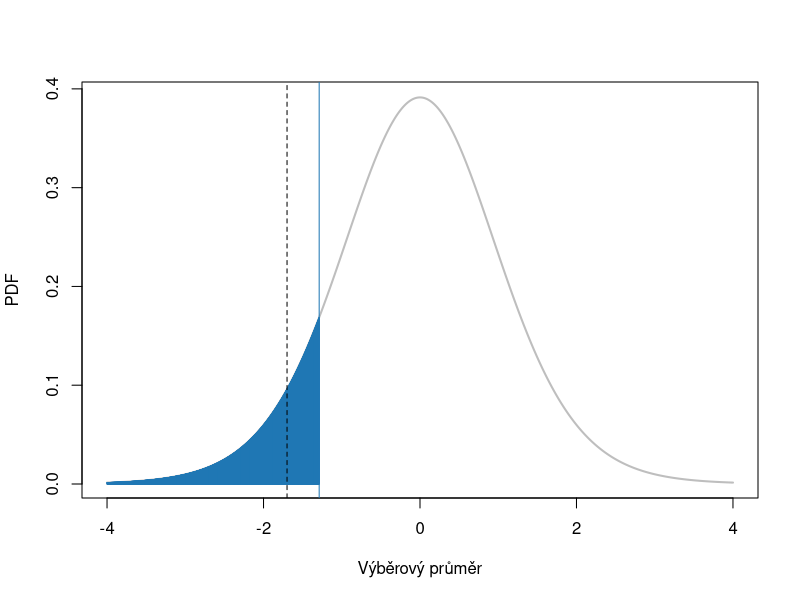
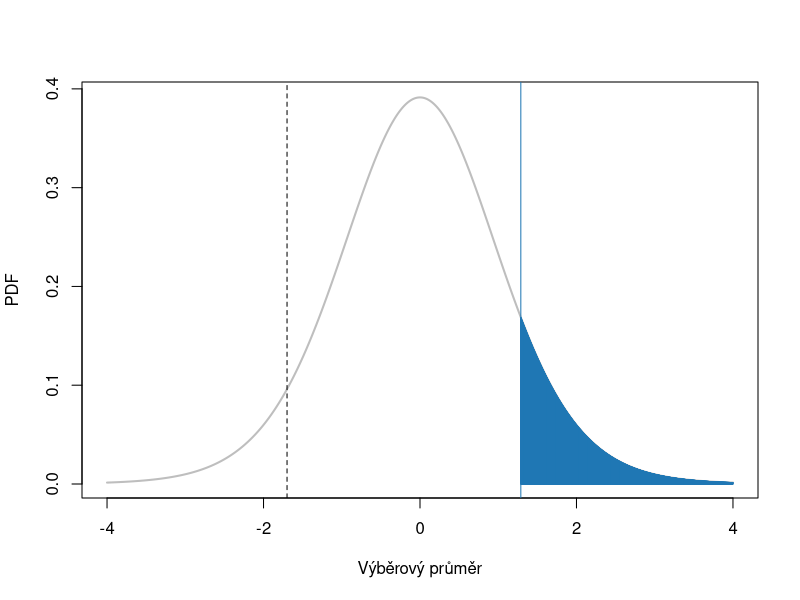
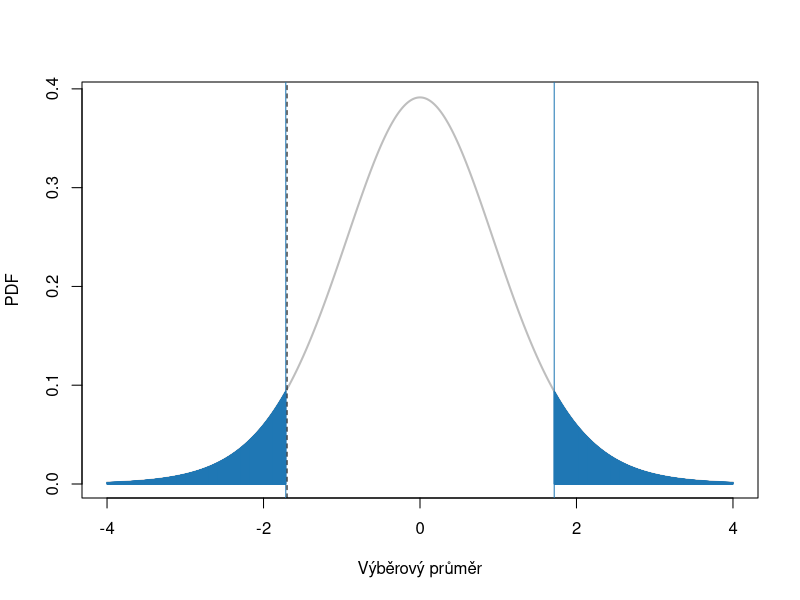
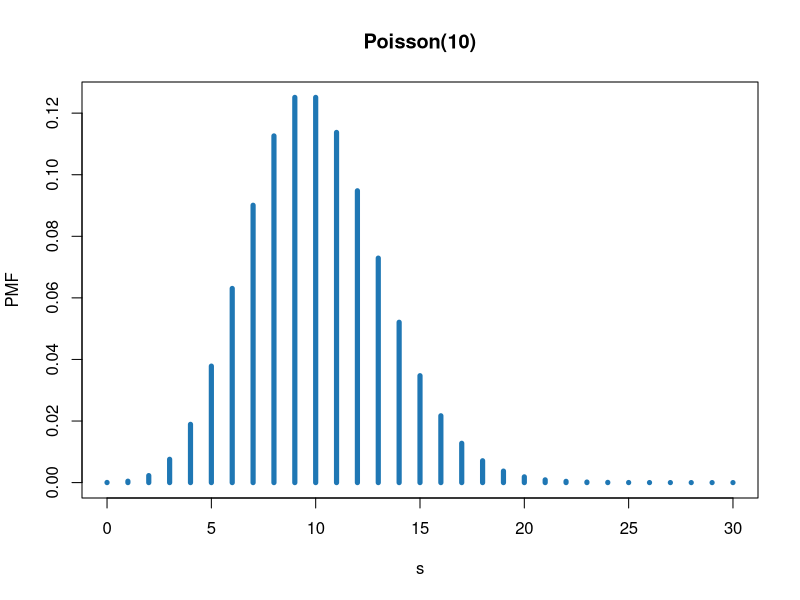

These charts were generated, in order, by the following R code:
## ---- chunk 1
ess <- read.csv("../dats/int_use.csv")
summary(ess)
# odstranit chybejici hodnoty
ess_bez_na <- ess[!is.na(ess$int_use_day_mins), ]
## ---- chunk 2
# testovaci_statistika = bodovy_odhad - nulova_hypoteza / smerodatou_chyba_odhadu
bodovy_odhad <- mean(ess_bez_na$int_use_day_mins)
nulova_hypoteza <- 180
n <- nrow(ess_bez_na)
smerodatou_chyba_odhadu <- sd(ess_bez_na$int_use_day_mins) / sqrt(n)
testovaci_statistika <- (bodovy_odhad - nulova_hypoteza) / smerodatou_chyba_odhadu
## ---- chunk 3
alpha <- 0.11
kritickou_mez_levostranny <- qt(alpha, df = n-1)
x <- seq(-4,4,by=0.001)
pdf <- dt(x, df = n-1)

# levostranna
plot(x, pdf, 
     xlab = "Výběrový průměr", 
     ylab = "PDF", 
     main = "",
     type = "l", lwd = 2,
     col = "grey")
lines(x[x < kritickou_mez_levostranny], pdf[x < kritickou_mez_levostranny], 
      type= "h", 
      col = "#1f77b4")
abline(v = kritickou_mez_levostranny, col = "#1f77b4")
abline(v = testovaci_statistika, lty = 2)
## ---- chunk 4
# pravostrannou
kritickou_mez_pravostranny <- qt(1-alpha, df = n-1)
plot(x, pdf, 
     xlab = "Výběrový průměr", 
     ylab = "PDF", 
     main = "",
     type = "l", lwd = 2,
     col = "grey")
lines(x[x > kritickou_mez_pravostranny], pdf[x > kritickou_mez_pravostranny], 
      type= "h", 
      col = "#1f77b4")
abline(v = kritickou_mez_pravostranny, col = "#1f77b4")
abline(v = testovaci_statistika, lty = 2)
## ---- chunk 5
# oboustranny
kritickou_mez_oboustranny <- qt(c(alpha/2, 1-alpha/2), df = n-1)
plot(x, pdf, 
     xlab = "Výběrový průměr", 
     ylab = "PDF", 
     main = "",
     type = "l", lwd = 2,
     col = "grey")
lines(x[x < kritickou_mez_oboustranny[1] | x > kritickou_mez_oboustranny[2]], 
      pdf[x < kritickou_mez_oboustranny[1] | x > kritickou_mez_oboustranny[2]], 
      type= "h", 
      col = "#1f77b4")
abline(v = kritickou_mez_oboustranny, col = "#1f77b4")
abline(v = testovaci_statistika, lty = 2)
## ---- chunk 6
p_levostranny <- pt(testovaci_statistika, df = n-1)
p_pravostranny <- 1-pt(testovaci_statistika, df = n-1)
p_oboustrany <- (1-pt(abs(testovaci_statistika), df = n-1)) * 2
## ---- chunk 7
t_test_levostranna <- t.test(ess_bez_na$int_use_day_mins, 
                             alternative = "less", 
                             conf.level = 1-alpha,
                             mu = nulova_hypoteza)
t_test_pravostranny <- t.test(ess_bez_na$int_use_day_mins, 
                             alternative = "greater", 
                             conf.level = 1-alpha,
                             mu = nulova_hypoteza)
t_test_oboustranny <- t.test(ess_bez_na$int_use_day_mins, 
                             alternative = "two.sided", 
                             conf.level = 1-alpha,
                             mu = nulova_hypoteza)
## ---- chunk 8
d <- abs(bodovy_odhad - nulova_hypoteza) / sd(ess_bez_na$int_use_day_mins)
## ---- chunk 9
knitr::include_app("https://shiny.rit.albany.edu/stat/betaprob/")
## ---- chunk 10
delta <- 0.01
smer_odchylka <- sqrt(0.05 * (1-0.05))
z <- qnorm(0.975)
# vypocitame n
n <- (z*smer_odchylka / delta)^2
# zaokrouhlime 
n <- round(n)
## ---- chunk 11
# vytvorime nahodna data o 1000 pozorovanich a 200 promennych
n <- 1000
k <- 200
M <- sapply(1:k, function(x) rnorm(n))
alpha <- 0.05
# budeme ukaladat p hodnotu
p_hodnota <- rep(NA, k)
for(i in 1:k) {
  # provedeme test test
  t_test <- t.test(x = M[, i], 
                   alternative = "two.sided", 
                   conf.level = 1-alpha,
                   mu = 0)
  # ulozime p-hodnotu
  p_hodnota[i] <- t_test$p.value
}
# pocet false positive
FP <- sum(p_hodnota <= alpha)
# bonferroniho korekce
p_new <- alpha / k
FP_new <- sum(p_hodnota <= p_new)
## ---- chunk 12
x <- 0:30
lambda <- alpha*k
pmf <- dpois(x, lambda)
plot(x, pmf,
  type = "h", lwd = 5,
  col = "#1f77b4",
  xlab = "s",
  ylab = "PMF",
  main = paste0("Poisson(", round(lambda, 2), ")")
)
cdf <- ppois(FP, lambda, lower.tail = FALSE)
